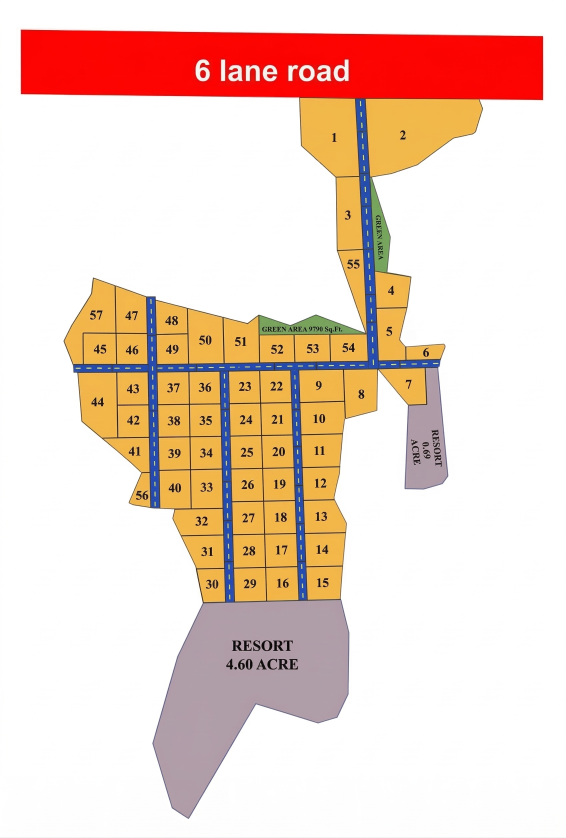
#> input picture clean_plot_maps/cleaner_plots.png, 1696 x 2514 px, found by its file name (shown at 1/3 size)
$ python process_clean_map.py
#> lines starting #> are read from the running program, lines starting #| are printed output that depends on the picture; after the words box and inside, x2 and y2 are one past the last pixel; in counts of white or black regions, pixels touching at a corner belong together
import cv2
import numpy as np
import json
import os
import pytesseract
from skimage.morphology import skeletonize

def process_map():
    image_path = "/Users/hamdan/Documents/BXB - Work/FarmHouse/farms2/clean_plot_maps/cleaner_plots.png"
    output_image_path = "/Users/hamdan/Documents/BXB - Work/FarmHouse/farms2/clean_plot_maps/annotated_plots.png"
    output_blueprint_path = "/Users/hamdan/Documents/BXB - Work/FarmHouse/farms2/clean_plot_maps/annotated_blueprint.png"
    output_json_path = "/Users/hamdan/Documents/BXB - Work/FarmHouse/farms2/clean_plot_maps/plots_data_new.json"

    img = cv2.imread(image_path)
#> img is the input picture: shape (2514, 1696, 3); mean B, G, R 200, 213.3, 238.7
    if img is None: return
    hsv = cv2.cvtColor(img, cv2.COLOR_BGR2HSV)
#> hsv: shape (2514, 1696, 3); mean H, S, V 16.9, 50.5, 241.3
    gray = cv2.cvtColor(img, cv2.COLOR_BGR2GRAY)

    # 1. Precise Masks
    mask_yellow = cv2.inRange(hsv, np.array([10, 30, 30]), np.array([45, 255, 255]))
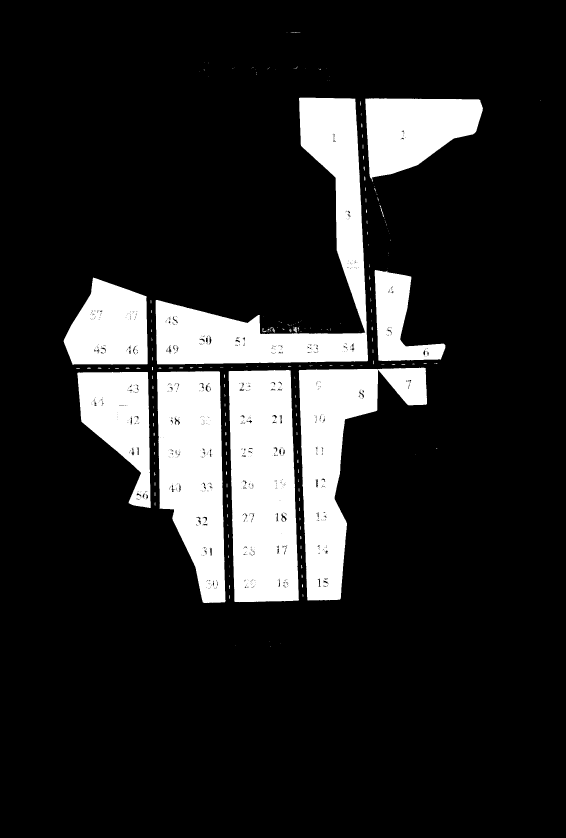
#> mask_yellow: shape (2514, 1696) (shown at 1/3 size); 15.8% white; 254 white regions (178 under 20 px), largest, box (x1, y1, x2, y2) and area: (467, 293, 1104, 1093) 137661, (686, 1110, 897, 1807) 129542, (471, 1114, 677, 1809) 106507
    mask_blue = cv2.inRange(hsv, np.array([90, 50, 40]), np.array([135, 255, 255]))
#> mask_blue: shape (2514, 1696); 2.2% white; 169 white regions (151 under 20 px), largest, box (x1, y1, x2, y2) and area: (220, 297, 1321, 1808) 91610, (640, 2210, 709, 2327) 245, (1314, 1117, 1324, 1222) 176

    # Canny to find thin black boundaries
    edges = cv2.Canny(gray, 50, 150)
#> edges: shape (2514, 1696); 1.6% white in thin lines or dots

    # Combine dividers (Blue roads + Black lines from Canny)
    dividers = cv2.bitwise_or(mask_blue, edges)
#> dividers: shape (2514, 1696); 3.7% white; 435 white regions (156 under 20 px), largest, box (x1, y1, x2, y2) and area: (104, 284, 1539, 2457) 117425, (0, 2512, 1696, 2514) 1696, (1096, 296, 1446, 530) 1022
    # Dilate dividers slightly to ensure cuts are complete
    dividers = cv2.dilate(dividers, np.ones((2,2), np.uint8), iterations=1)
#> dividers: shape (2514, 1696); 5.4% white; 140 white regions (1 under 20 px), largest, box (x1, y1, x2, y2) and area: (62, 86, 1631, 2458) 183737, (0, 2512, 1696, 2514) 3023, (1294, 1288, 1324, 1364) 978

    # Cut the plots
    plot_mask = cv2.bitwise_and(mask_yellow, cv2.bitwise_not(dividers))
#> plot_mask: shape (2514, 1696); 13.8% white; 1728 white regions (1441 under 20 px), largest, box (x1, y1, x2, y2) and area: (1099, 298, 1445, 529) 55926, (902, 296, 1076, 529) 33310, (237, 1120, 351, 1313) 18218

    # Minimal erosion to break any single-pixel bridges not caught by edges
    plot_mask = cv2.erode(plot_mask, np.ones((2,2), np.uint8), iterations=1)
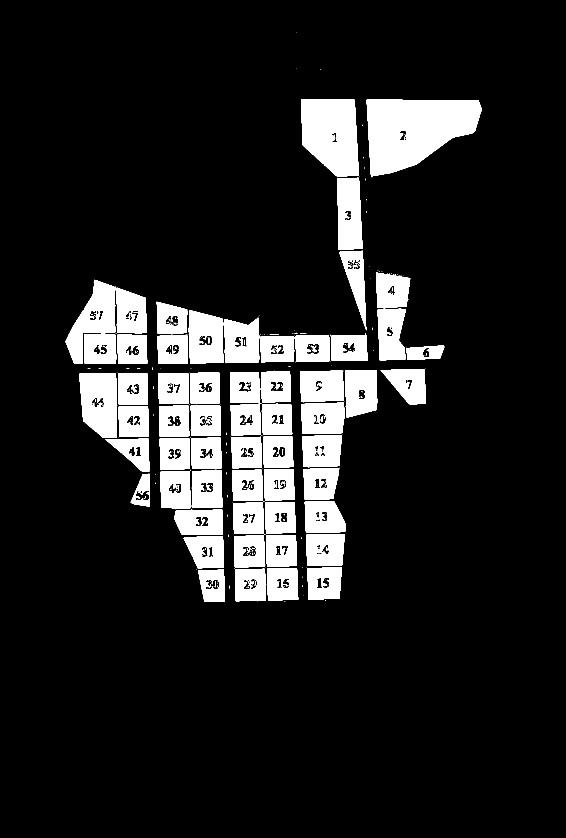
#> plot_mask: shape (2514, 1696) (shown at 1/3 size); 13% white; 505 white regions (424 under 20 px)

    # Fill internal number holes using hierarchy
    contours, hierarchy = cv2.findContours(plot_mask, cv2.RETR_CCOMP, cv2.CHAIN_APPROX_SIMPLE)
#> contours = 585 contours, 445 with area under 20; largest, box (x1, y1, x2, y2) and area: (1100, 299, 1445, 529) 55216, (903, 297, 1076, 529) 32814, (238, 1121, 351, 1313) 18310, (196, 839, 346, 1091) 17078, (567, 930, 670, 1090) 14481
    if hierarchy is not None:
        for i in range(len(contours)):
            if hierarchy[0][i][3] != -1:
                cv2.drawContours(plot_mask, [contours[i]], -1, 255, -1)
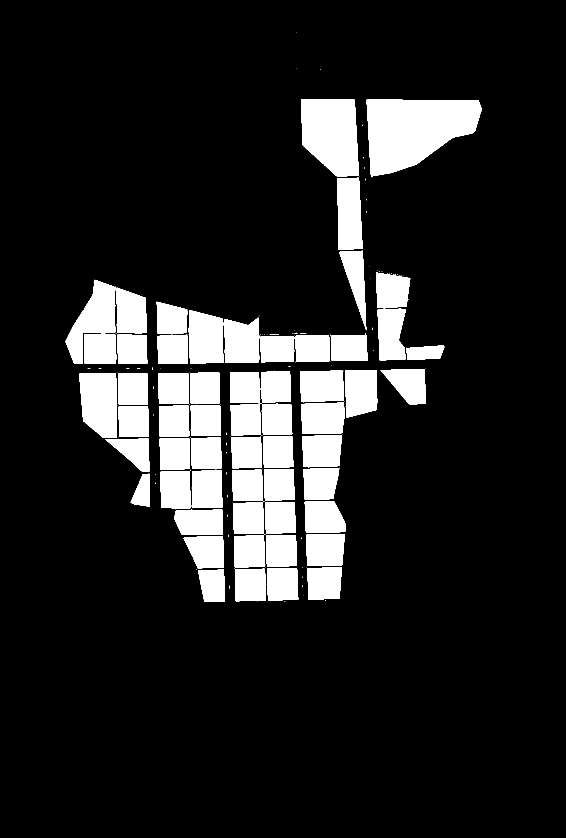
#> plot_mask: shape (2514, 1696) (shown at 1/3 size); 14% white; 197 white regions (138 under 20 px), largest, box (x1, y1, x2, y2) and area: (1100, 299, 1445, 529) 55701, (903, 297, 1076, 529) 33164, (238, 1121, 351, 1313) 18582

    # Smooth the mask to remove pixel stairs
    plot_mask = cv2.medianBlur(plot_mask, 5)
#> plot_mask: shape (2514, 1696); 14% white; 57 white regions

    # Find final plots
    cnts, _ = cv2.findContours(plot_mask, cv2.RETR_EXTERNAL, cv2.CHAIN_APPROX_SIMPLE)
#> cnts = 57 contours; largest, box (x1, y1, x2, y2) and area: (1100, 299, 1445, 529) 55211, (903, 297, 1076, 529) 32810, (238, 1121, 351, 1313) 18302, (197, 840, 346, 1091) 17072, (567, 931, 670, 1090) 14474
    plots_raw = []

    def smooth_contour(cnt, epsilon_factor=0.004, fixed_epsilon=None):
        if fixed_epsilon is not None:
            epsilon = fixed_epsilon
        else:
            epsilon = epsilon_factor * cv2.arcLength(cnt, True)
        return cv2.approxPolyDP(cnt, epsilon, True)

    for cnt in cnts:
        area = cv2.contourArea(cnt)
        if area < 300: continue

        approx = smooth_contour(cnt, 0.003) # Slightly more precise for plots
        M = cv2.moments(cnt)
        if M["m00"] == 0: continue
        cX, cY = int(M["m10"] / M["m00"]), int(M["m01"] / M["m00"])

        plots_raw.append({"points": approx.reshape(-1, 2).tolist(), "center": [cX, cY], "area": area})
#> this loop made 57 passes
#> (area, epsilon in smooth_contour, cX, cY) on passes 1 to 12: (6500, 0.991, 637, 1755), (8433.5, 1.1, 750, 1754), (8435.5, 1.1, 847, 1752), (9077, 1.15, 972, 1749), (9136.5, 1.19, 619, 1653), (8284, 1.09, 747, 1653), (8249.5, 1.09, 843, 1651), (10214.5, 1.23, 974, 1648), (9954, 1.25, 598, 1565), (8163, 1.08, 745, 1554), (8131, 1.08, 840, 1552), (9895.5, 1.21, 970, 1552)
#> after the loop, plots_raw = 57 items

    annotated_img = img.copy()
    # Create blueprint background (10% opacity of original, faded to white)
    blueprint_img = cv2.addWeighted(img, 0.1, np.full(img.shape, 255, dtype=np.uint8), 0.9, 0)
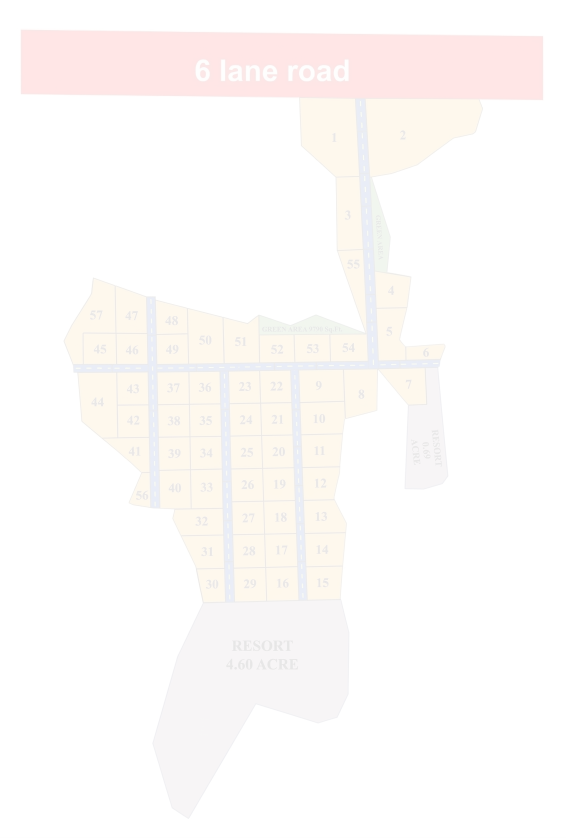
#> blueprint_img: shape (2514, 1696, 3) (shown at 1/3 size); mean B, G, R 249.5, 250.9, 253.4
    full_map_data = []

    # OCR Logic
    processed_plots = []
    for p in plots_raw:
        pts = np.array(p["points"])
        x, y, w, h = cv2.boundingRect(pts)

        # Crop and isolate plot
        crop = img[y:y+h, x:x+w].copy()

        # Create a local mask for the plot polygon
        local_pts = pts - [x, y]
        mask = np.zeros((h, w), dtype=np.uint8)
        cv2.fillPoly(mask, [local_pts], 255)

        # Use mask to remove background clutter from crop
        crop_isolated = cv2.bitwise_and(crop, crop, mask=mask)
        # Fill background with white (since text is black)
        crop_isolated[mask == 0] = [255, 255, 255]

        # Preprocess for OCR
        crop_gray = cv2.cvtColor(crop_isolated, cv2.COLOR_BGR2GRAY)
        # Threshold to keep only black text
        _, thresh = cv2.threshold(crop_gray, 100, 255, cv2.THRESH_BINARY)

        # OCR
        config = '--psm 7 -c tessedit_char_whitelist=0123456789'
        ocr_text = pytesseract.image_to_string(thresh, config=config).strip()

        # Sanitize result
        plot_num = ocr_text if ocr_text.isdigit() else "???"

        p["id_num"] = plot_num
        processed_plots.append(p)
#> this loop made 1 pass
#> (x, y, w, h) on pass 1: (595, 1709, 79, 97)
#> pass 1, in process_map, `crop_gray = cv2.cvtColor(crop_isolated, cv2.COLOR_BGR2GRAY)`:
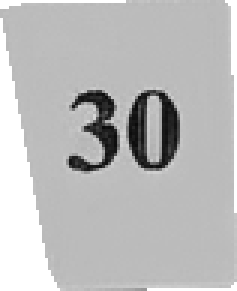
#> crop_gray: shape (97, 79) (shown 3 times larger); min 10, max 255, mean 187.5
#> after the loop:
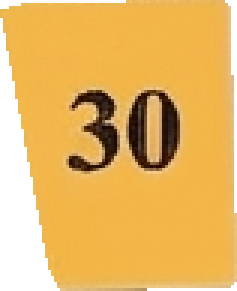
#> crop_isolated: shape (97, 79, 3) (shown 3 times larger); mean B, G, R 98.8, 182.7, 230.9
#> after the loop:
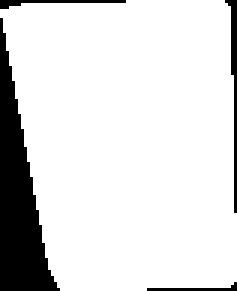
#> mask: shape (97, 79) (shown 3 times larger); 86.7% white; 4 black regions, box (x1, y1, x2, y2) and area: (0, 6, 20, 97) 832, (75, 0, 79, 71) 99, (0, 0, 42, 3) 52, (49, 94, 79, 97) 33
#> after the loop, processed_plots = []

    # Sort plots for deterministic JSON output (optional)
    processed_plots.sort(key=lambda p: (p["center"][1] // 50, p["center"][0]))

    for p in processed_plots:
        num = p["id_num"]
        p["label"] = f"Plot {num}"
        p["type"] = "plot"
        full_map_data.append(p)

        pts = np.array(p["points"])
        x, y, w, h = cv2.boundingRect(pts)

        # Draw contour
        cv2.drawContours(annotated_img, [pts], -1, (0, 255, 0), 2)
        cv2.drawContours(blueprint_img, [pts], -1, (0, 255, 0), 2)

        # Place text at top right
        text_pos = (x + w - 15, y + 25)
        cv2.putText(annotated_img, num, text_pos, cv2.FONT_HERSHEY_SIMPLEX, 0.6, (0, 0, 0), 2)
        cv2.putText(blueprint_img, num, text_pos, cv2.FONT_HERSHEY_SIMPLEX, 0.6, (0, 0, 0), 2)

    # 3. Roads & Highway (Specific Annotations)
    # Highway (Red)
    m_red1 = cv2.inRange(hsv, np.array([0, 100, 100]), np.array([10, 255, 255]))
    m_red2 = cv2.inRange(hsv, np.array([160, 100, 100]), np.array([180, 255, 255]))
    m_red = cv2.bitwise_or(m_red1, m_red2)
    m_red = cv2.morphologyEx(m_red, cv2.MORPH_CLOSE, np.ones((15,15), np.uint8))
    m_red = cv2.medianBlur(m_red, 7)
    cv2.imwrite("clean_plot_maps/debug_mask_red.png", m_red)

    def extract_spines(mask, parent_cnt=None, threshold_factor=0.85):
        # Use distance transform to find the center line
        dist = cv2.distanceTransform(mask, cv2.DIST_L2, 5)
        _, max_val, _, _ = cv2.minMaxLoc(dist)
        if max_val < 2: return [] # Too thin to have a spine

        # Threshold to get a "ridge" region
        ridge = (dist > (max_val * threshold_factor)).astype(np.uint8)

        # skeletonize ridge to 1-pixel line
        skel = skeletonize(ridge).astype(np.uint8) * 255

        contours, _ = cv2.findContours(skel, cv2.RETR_EXTERNAL, cv2.CHAIN_APPROX_NONE)
        if not contours: return []

        # find the longest skeleton path (for highway, should be one)
        cnt = max(contours, key=lambda c: cv2.arcLength(c, False))

        # Use median to avoid edge noise
        median_w = np.median(dist[skel > 0]) * 2.0

        pts = [p[0].tolist() for p in cnt]

        if len(pts) >= 2:
            # Filter points to only those inside parent_cnt if provided
            if parent_cnt is not None:
                pts = [p for p in pts if cv2.pointPolygonTest(parent_cnt, (float(p[0]), float(p[1])), False) >= 0]

            if len(pts) >= 2:
                return [{
                    "points": pts,
                    "width": float(median_w)
                }]
        return []

    cnts_h, _ = cv2.findContours(m_red, cv2.RETR_EXTERNAL, cv2.CHAIN_APPROX_SIMPLE)
    highway_found = False
    for cnt in cnts_h:
        if cv2.contourArea(cnt) < 4000: continue
        M = cv2.moments(cnt)
        cX, cY = (int(M["m10"]/M["m00"]), int(M["m01"]/M["m00"])) if M["m00"] != 0 else (0,0)

        # Extract spines specifically for this highway segment
        h_spines = extract_spines(m_red, parent_cnt=cnt, threshold_factor=0.7)

        # Use raw coordinates for highway to prevent tapering/thorns
        full_map_data.append({
            "type": "highway",
            "label": "6 Lane Highway",
            "points": cnt.reshape(-1, 2).tolist(),
            "center": [cX, cY],
            "spines": h_spines
        })
        # Annotation: Bold Red
        cv2.drawContours(annotated_img, [cnt], -1, (0, 0, 255), 8)
        cv2.drawContours(blueprint_img, [cnt], -1, (0, 0, 255), 8)
        cv2.putText(annotated_img, "6 LANE HIGHWAY", (cX-200, cY), cv2.FONT_HERSHEY_SIMPLEX, 1.8, (0, 0, 255), 5)
        cv2.putText(blueprint_img, "6 LANE HIGHWAY", (cX-200, cY), cv2.FONT_HERSHEY_SIMPLEX, 1.8, (0, 0, 255), 5)
        highway_found = True

    # Arterial Roads (Cyan)
    m_blue_clean = cv2.morphologyEx(mask_blue, cv2.MORPH_CLOSE, np.ones((7,7), np.uint8))
    m_blue_clean = cv2.erode(m_blue_clean, np.ones((3,3), np.uint8), iterations=1) # Kill thin noise
    m_blue_clean = cv2.medianBlur(m_blue_clean, 5)
    cv2.imwrite("clean_plot_maps/debug_mask_blue.png", m_blue_clean)

    cnts_r, _ = cv2.findContours(m_blue_clean, cv2.RETR_EXTERNAL, cv2.CHAIN_APPROX_SIMPLE)
    road_count = 0
    for cnt in cnts_r:
        if cv2.contourArea(cnt) < 1000: continue
        M = cv2.moments(cnt)
        if M["m00"] == 0: continue
        cX, cY = int(M["m10"]/M["m00"]), int(M["m01"]/M["m00"])

        road_count += 1
        # Extract spines specifically for this road segment (much cleaner now)
        r_spines = extract_spines(m_blue_clean, parent_cnt=cnt, threshold_factor=0.8)

        # Smooth roads using fixed pixel epsilon to remove staircases without pinching ends
        approx = smooth_contour(cnt, fixed_epsilon=1.2)
        full_map_data.append({
            "type": "road",
            "label": f"Arterial Road {road_count}",
            "points": approx.reshape(-1, 2).tolist(),
            "center": [cX, cY],
            "spines": r_spines # Attach the road spines specifically to this segment
        })
        # Annotation: Bright Cyan
        cv2.drawContours(annotated_img, [cnt], -1, (255, 255, 0), 4)
        cv2.drawContours(blueprint_img, [cnt], -1, (255, 255, 0), 4)
        if cv2.contourArea(cnt) > 3000:
            cv2.putText(annotated_img, "ARTERIAL ROAD", (cX-50, cY), cv2.FONT_HERSHEY_SIMPLEX, 0.8, (255, 100, 0), 2)
            cv2.putText(blueprint_img, "ARTERIAL ROAD", (cX-50, cY), cv2.FONT_HERSHEY_SIMPLEX, 0.8, (255, 100, 0), 2)

    # 4. Green & Resort (Refined Boundaries)
    # Green Area (Forest Green)
    mask_green = cv2.inRange(hsv, np.array([35, 50, 40]), np.array([90, 255, 255]))
    mask_green = cv2.morphologyEx(mask_green, cv2.MORPH_CLOSE, np.ones((10,10), np.uint8))
    cs_g, _ = cv2.findContours(mask_green, cv2.RETR_EXTERNAL, cv2.CHAIN_APPROX_SIMPLE)
    for i, cnt in enumerate(cs_g):
        if cv2.contourArea(cnt) < 2000: continue
        M = cv2.moments(cnt)
        cX, cY = (int(M["m10"]/M["m00"]), int(M["m01"]/M["m00"])) if M["m00"] != 0 else (0,0)

        # Generic annotation for green areas
        cat = "green"
        color = (0, 150, 0) # Forest Green
        label = "Green Area"
        # Smooth Green
        approx = smooth_contour(cnt, 0.005)
        full_map_data.append({"type": cat, "label": label, "points": approx.reshape(-1, 2).tolist(), "center": [cX, cY]})
        cv2.drawContours(annotated_img, [cnt], -1, color, 4)
        cv2.drawContours(blueprint_img, [cnt], -1, color, 4)
        cv2.putText(annotated_img, label, (cX-40, cY), cv2.FONT_HERSHEY_SIMPLEX, 0.9, color, 2)
        cv2.putText(blueprint_img, label, (cX-40, cY), cv2.FONT_HERSHEY_SIMPLEX, 0.9, color, 2)

    # Resort (Vibrant Pink)
    # Lowered saturation floor to 10 to catch desaturated/grayish pink
    mask_pink = cv2.inRange(hsv, np.array([130, 10, 50]), np.array([175, 255, 255]))
    # Use dividers to sharpen the pink boundaries
    resort_mask = cv2.bitwise_and(mask_pink, cv2.bitwise_not(dividers))
    # Closing to fill internal gaps while keeping cut outer edges
    resort_mask = cv2.morphologyEx(resort_mask, cv2.MORPH_CLOSE, np.ones((5,5), np.uint8))
    resort_mask = cv2.medianBlur(resort_mask, 5)

    cs_p, _ = cv2.findContours(resort_mask, cv2.RETR_EXTERNAL, cv2.CHAIN_APPROX_SIMPLE)
    resort_count = 0
    for i, cnt in enumerate(cs_p):
        area = cv2.contourArea(cnt)
        if area < 3000: continue # Focus on actual resort buildings
        M = cv2.moments(cnt)
        cX, cY = (int(M["m10"]/M["m00"]), int(M["m01"]/M["m00"])) if M["m00"] != 0 else (0,0)

        resort_count += 1
        # Smooth Resort
        approx = smooth_contour(cnt, 0.006)
        full_map_data.append({"type": "resort", "label": f"Resort {resort_count}", "points": approx.reshape(-1, 2).tolist(), "center": [cX, cY]})
        # Annotation: Vibrant Pink
        cv2.drawContours(annotated_img, [cnt], -1, (255, 0, 255), 5)
        cv2.drawContours(blueprint_img, [cnt], -1, (255, 0, 255), 5)
        cv2.putText(annotated_img, f"RESORT", (cX-50, cY), cv2.FONT_HERSHEY_SIMPLEX, 1.2, (255, 0, 255), 4)
        cv2.putText(blueprint_img, f"RESORT", (cX-50, cY), cv2.FONT_HERSHEY_SIMPLEX, 1.2, (255, 0, 255), 4)

    cv2.imwrite(output_image_path, annotated_img)
    cv2.imwrite(output_blueprint_path, blueprint_img)
    with open(output_json_path, "w") as f:
        json.dump(full_map_data, f, indent=2)
    print(f"Extraction Successful. Found {len(processed_plots)} plots, {road_count} road segments, {resort_count} resorts, and highway={highway_found}.")

if __name__ == "__main__":
    process_map()
#> (the call stopped at in process_map, `ocr_text = pytesseract.image_to_string(thresh, config=config).strip()`: pytesseract is not available in this run)
